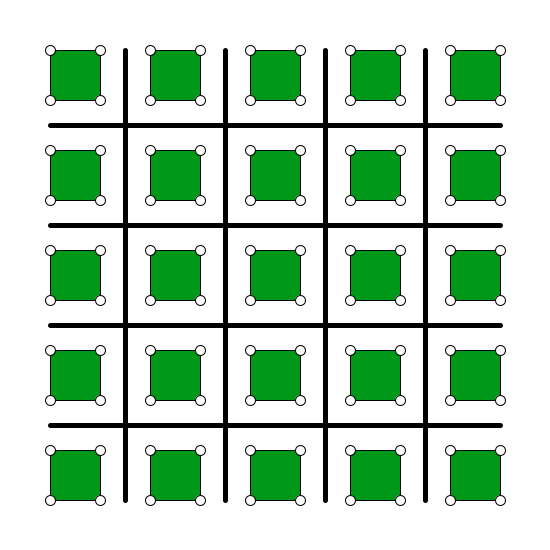
Frame 1 (no input)
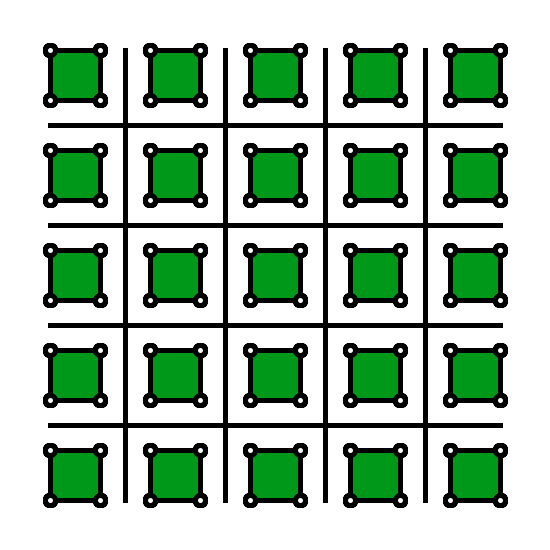
Frame 60 (the mouse pressed at the canvas centre just before this capture)
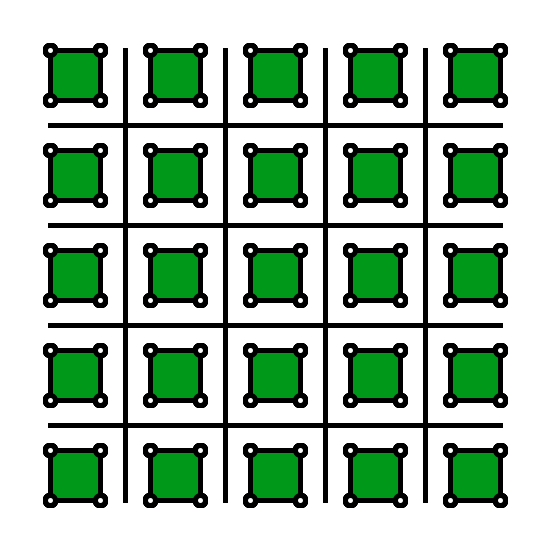
Frame 120 (the mouse held since frame 60 and released just before this capture)

The Processing sketch that drew these frames (run headless with seeded random() and noise(); from frame 60 on, the mouse is pressed at the canvas centre):

// Processing sketch: processing_173679
// ── processing_173679.pde

void setup (){
  size (550,550);
  background  (255);
}


int a;
int b;
int d;

void draw(){
a=0;
b=0;
d=50;
  stroke (0);
 for (a=50; a<500; a=a+100){
   for (b=50; b<500; b=b+100){
   fill (0,152,25);
    // fill(255,255,50);
     rect(a,b,d,d );
   }
 }


  for( a=50;a<550;a=a+50){
    for ( b=50;b<550; b=b+50){
      fill (255);
      ellipse( a,b,10,10);
    }
  }
  for( a=50;a<450;a=a+100){
    for ( b=50;b<550; b=b+50){

      strokeWeight (5);
      fill (255);
      line( a+75,b, a+75,450);
    }
  }
  for( a=50;a<550;a=a+50){
    for ( b=50;b<450; b=b+100){

      strokeWeight (5);
      fill (255);
      line( a,b+75, 450,b+75);
    }
  }
 }
